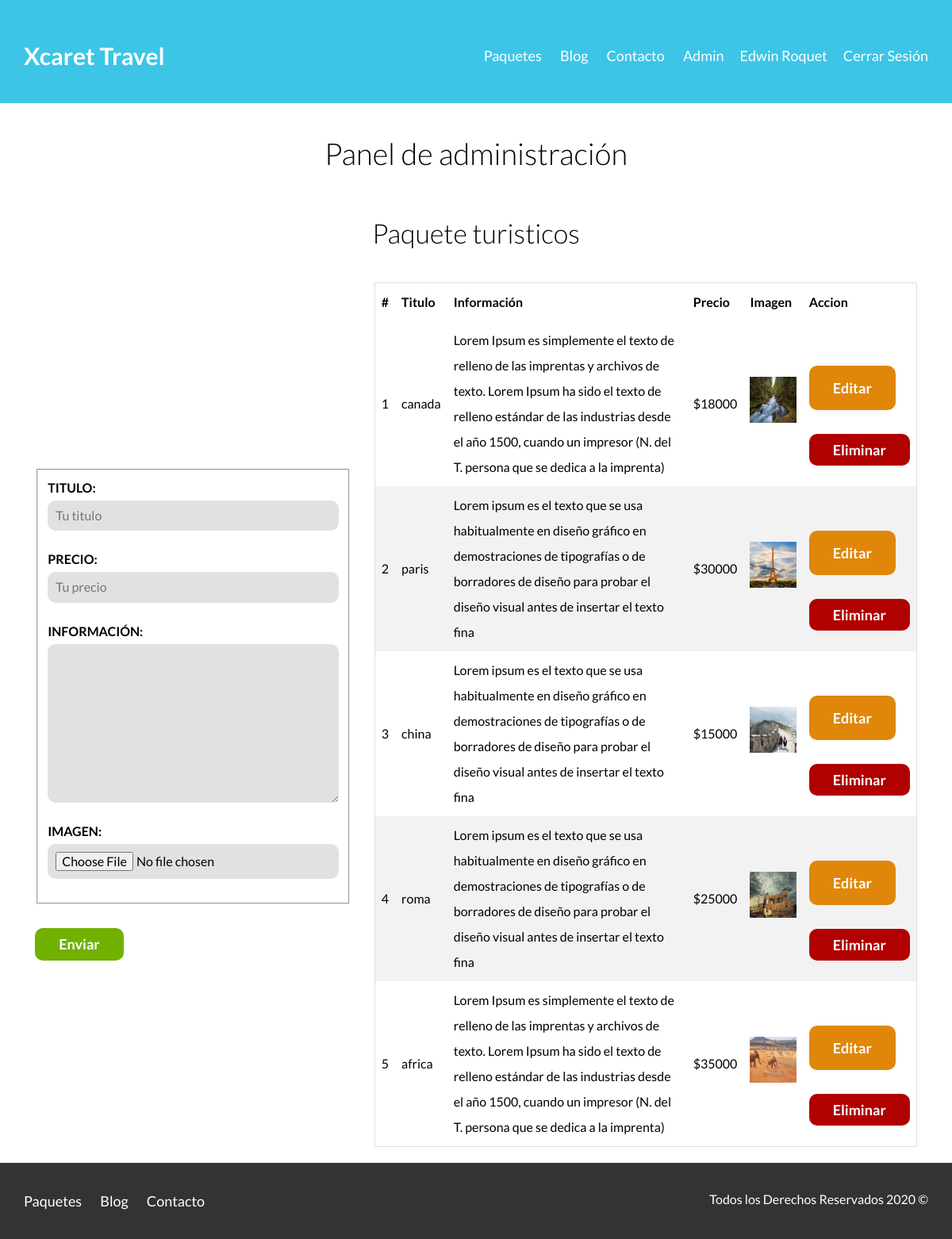
/index.php?page=paq-admin (signed in), run on the app's committed database.
### tables this page shows
CREATE TABLE `paquetes` (
  `id` int(11) NOT NULL,
  `titulo` text NOT NULL,
  `texto` text NOT NULL,
  `img` text NOT NULL,
  `precio` text NOT NULL
);

### controllers/templeteControlador.php (called while the page is built)
<?php
Class ControllerTemplete {
    public function ctrBingTemplete(){
        include "views/templete.php";
    }
}

### index.php (called while the page is built, shortened)
<?php
require_once "controllers/templeteControlador.php";
require_once "controllers/PaqueteControlador.php";
require_once "controllers/BlogControlador.php";
require_once "models/ModeloPaquete.php";
$templete = new ControllerTemplete();
$templete-> ctrBingTemplete();

### controllers/PaqueteControlador.php (called while the page is built, shortened)
<?php
class PaqueteControlador {
static public function ctrMostarRegistro( $item, $value){
    $table = "paquetes";
    $result = ModeloPaquete::mdlMostrarRegistro($table, $item, $value);
    return $result;
}
}

### models/conexion.php (called while the page is built)
<?php
class Connection {
    static public function connect(){
      $link = new PDO("mysql:host=localhost;
      dbname=turismo",
      "root",
      "");
      $link ->exec("set names utf8");
      return $link;
    }
}

### models/ModeloPaquete.php (called while the page is built, shortened)
<?php
require_once "conexion.php";
class ModeloPaquete {
   static public function mdlMostrarRegistro($table ,$item, $value){
    if($item != null){
			$stmt = Connection::connect()->prepare("SELECT * FROM $table WHERE $item = :$item");
			$stmt -> bindParam(":".$item, $value, PDO::PARAM_STR);
			$stmt -> execute();
			return $stmt -> fetch();
		}else{
			$stmt = Connection::connect()->prepare("SELECT * FROM $table ORDER by id DESC");
			$stmt -> execute();
			return $stmt -> fetchAll();
		}
  }
}

### views/pages/paq-admin.php (the view, shortened to what this page needs)
<h1 class="fw-300 centrar-texto">Panel de administración</h1>
    <main class="contenedor seccion ">
      <section>
      <?php
        $paq  = PaqueteControlador::ctrMostarRegistro(null, null);
      ?>
      <h2 class="fw-300 centrar-texto">Paquete turisticos</h2>
        <div class="flex-container">
            <div class="caja1" >
            <form class="contacto" method="post" enctype="multipart/form-data">
            <fieldset>
             <label for="titulo">Titulo: </label>
             <input type="text" id="titulo"  name="titulo" placeholder="Tu titulo" required>
             <label for="precio">Precio: </label>
             <input type="text" id="precio"  name="precio" placeholder="Tu precio" required>
            <label for="texto">Información: </label>
            <textarea  id="texto" name="texto"></textarea>
            <label for="texto">Imagen: </label>
            <input type="file" name="imagen" id="imagen">
            </fieldset>
            <input type="submit" value="Enviar" class="boton boton-verde">
        </form>
            </div>
            <div class="caja2">
            <table style="width: 100%;">
                <thead>
                    <th>#</th>
                    <th>Titulo</th>
                    <th>Información</th>
                    <th>Precio</th>
                    <th>Imagen</th>
                    <th>Accion</th>
                </thead>
                <tbody>
                <?php
                foreach($paq as $key => $value):
                ?>
                 <tr>
                    <td><?php echo ($key+1); ?></td>
                    <td><?php echo $value['titulo']; ?></td>
                    <td><?php echo $value['texto']; ?></td>
                    <td>$<?php echo $value['precio']; ?></td>
                    <td>
                        <img src="<?php echo $value['img']; ?>" width="100px">
                    </td>
                    <td>
                           <a href="index.php?page=paq-editar&id=<?php echo $value['id'];?>" class="boton boton-amarillo"> Editar</a>
                           <form method="post">
                            <button type="submit" class=" boton  boton-rojo">Eliminar</button>
                           </form>
                    </td>
                </tr>
                <?php
                 endforeach
                ?>
                </tbody>
            </table>
            </div>
        </div>
      </section>
    </main>

### views/css/styles.css (style rules this page uses)
html { box-sizing: border-box; font-size: 62.5%; }
*, *:before, *:after { box-sizing: inherit; }
body { font-family: 'Lato', sans-serif; font-size: 1.6rem; line-height: 2; }
img { max-width: 100%; }
.contenedor { width: 95%; max-width: 120rem; margin: 0 auto; }
h1 { font-size: 3.8rem; }
h2 { font-size: 3.4rem; }
.seccion { margin-top: 2rem; margin-bottom: 2rem; }
.fw-300 { font-weight: 300; }
.centrar-texto { text-align: center; }
.boton { color: #ffffff; font-weight: 700; text-decoration: none; font-size: 1.8rem; padding: 1rem 3rem; margin-top: 3rem; border-radius: 1rem; display: inline-block; text-align: center; border: none; display: block; flex: 0 0 100%; }
@media (min-width: 768px) { .boton { display: inline-block; flex: 0 0 auto; } }
.boton-amarillo { background-color: #E08709; font-weight: 600; }
.boton-verde { background-color: #71B100; }
.boton-rojo { background-color: #b10000; }
.caja1 { width:35%; }
.caja2 { width: 60%; }
.flex-container { display: -ms-flexbox; display: -webkit-flex; display: flex; -webkit-flex-direction: row; -ms-flex-direction: row; flex-direction: row; -webkit-flex-wrap: wrap; -ms-flex-wrap: wrap; flex-wrap: wrap; -webkit-justify-content: space-around; -ms-flex-pack: distribute; justify-content: space-around; -webkit-align-content: stretch; -ms-flex-line-pack: stretch; align-content: stretch; -webkit-align-items: center; -ms-flex-align: center; align-items: center; }
table { border-collapse: collapse; border-spacing: 0; width: 100%; border: 1px solid #ddd; overflow-x: auto; }
th, td { text-align: left; padding: 8px; }
tr:nth-child(even) { background-color: #f2f2f2 }
label { font-weight: 700; text-transform: uppercase; display: block; }
input:not([type="submit"]), textarea, select { padding: 1rem; display: block; width: 100%; background-color: #e1e1e1; margin-bottom: 2rem; border: none; border-radius: 1rem; }
textarea { height: 20rem; }

### data on the page
paquetes: titulo "canada", texto "Lorem Ipsum es simplemente el texto de relleno de las imprentas y archivos de texto. Lorem Ipsum ha sido el texto de relleno estándar de las industrias desde el año 1500, cuando un impresor (N. del T. persona que se dedica a la imprenta)", precio "18000", img (picture)
paquetes: titulo "paris", texto "Lorem ipsum es el texto que se usa habitualmente en diseño gráfico en demostraciones de tipografías o de borradores de diseño para probar el diseño visual antes de insertar el texto fina", precio "30000", img (picture)
paquetes: titulo "china", texto "Lorem ipsum es el texto que se usa habitualmente en diseño gráfico en demostraciones de tipografías o de borradores de diseño para probar el diseño visual antes de insertar el texto fina", precio "15000", img (picture)
paquetes: titulo "roma", texto "Lorem ipsum es el texto que se usa habitualmente en diseño gráfico en demostraciones de tipografías o de borradores de diseño para probar el diseño visual antes de insertar el texto fina", precio "25000", img (picture)
paquetes: titulo "africa", texto "Lorem Ipsum es simplemente el texto de relleno de las imprentas y archivos de texto. Lorem Ipsum ha sido el texto de relleno estándar de las industrias desde el año 1500, cuando un impresor (N. del T. persona que se dedica a la imprenta)", precio "35000", img (picture)

### other printed values
$_SESSION['nombre'] "Edwin Roquet"
